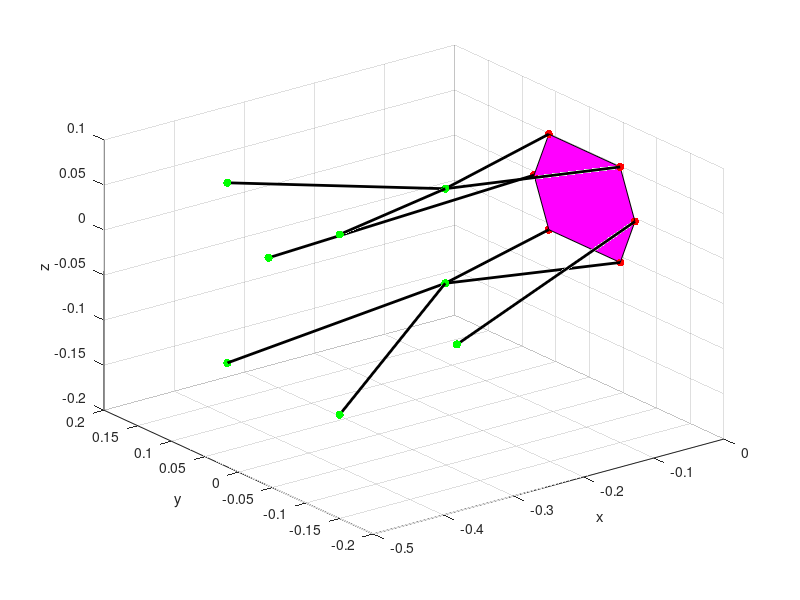

The MATLAB script that drew this image: (Note: this script raises an error after producing the figure.)
%% 3D simulator - debug and draw

% initial positions
figure (11)
Q1_0 = [-0.007; 0.05302; 0.05302];
Q2_0 = [-0.007; 0.05302; -0.05302];

Q3_0 = [-0.007; -0.07498; 0];
Q4_0 = [-0.007; 0.07498; 0];

Q5_0 = [-0.007; -0.05302; 0.05302];
Q6_0 = [-0.007; -0.05302; -0.05302];


theta = [0; 0; 0];
P1 = [-0.436 - 0.1*sin(theta(1)); -0.0835; -1*0.021 + 0.1*cos(theta(1))];
P2 = [-0.436 + 0.1*sin(theta(1)); -0.0835; -1*0.021 - 0.1*cos(theta(1))];

P3 = [-0.323 - 0.140*sin(theta(2)); -0.140*cos(theta(2)); -1*0.0475];
P4 = [-0.323 + 0.140*sin(theta(2)); 0.140*cos(theta(2)); -1*0.0475];

P5 = [-0.436 + 0.1*sin(theta(3)); 0.0835; -1*0.021 + 0.1*cos(theta(3))];
P6 = [-0.436 - 0.1*sin(theta(3)); 0.0835; -1*0.021 - 0.1*cos(theta(3))];

X1 = [-0.2055; 0; 0.0525];
X2 = [-0.2055; 0; -0.0525];

X5 = X1;%[-0.2055; 0; 0.0625];
X6 = X2;%[-0.2055; 0; -0.0625];

all_points = [Q1_0 Q2_0 Q3_0 Q4_0 Q5_0 Q6_0];
scatter3(all_points(1,:), all_points(2,:), all_points(3,:) ,'filled', 'MarkerFaceColor',[1 0 0]);
all_points = [P1 P2 P3 P4 P5 P6 X1 X2 X5 X6];
hold on
scatter3(all_points(1,:), all_points(2,:), all_points(3,:) ,'filled', 'MarkerFaceColor',[0 1 0]);
hold on
line([P1(1),X1(1)],[P1(2),X1(2)],[P1(3),X1(3)],'Color','black', 'LineWidth', 2)
hold on
line([P2(1),X2(1)],[P2(2),X2(2)],[P2(3),X2(3)],'Color','black', 'LineWidth', 2)
hold on
line([X1(1),Q1_0(1)],[X1(2),Q1_0(2)],[X1(3),Q1_0(3)],'Color','black', 'LineWidth', 2)
hold on
line([X2(1),Q2_0(1)],[X2(2),Q2_0(2)],[X2(3),Q2_0(3)],'Color','black', 'LineWidth', 2)
hold on
line([P3(1),Q3_0(1)],[P3(2),Q3_0(2)],[P3(3),Q3_0(3)],'Color','black', 'LineWidth', 2)
hold on
line([P4(1),Q4_0(1)],[P4(2),Q4_0(2)],[P4(3),Q4_0(3)],'Color','black', 'LineWidth', 2)
hold on
line([P5(1),X5(1)],[P5(2),X5(2)],[P5(3),X5(3)],'Color','black', 'LineWidth', 2)
hold on
line([P6(1),X6(1)],[P6(2),X6(2)],[P6(3),X6(3)],'Color','black', 'LineWidth', 2)
hold on
line([X5(1),Q5_0(1)],[X5(2),Q5_0(2)],[X5(3),Q5_0(3)],'Color','black', 'LineWidth', 2)
hold on
line([X6(1),Q6_0(1)],[X6(2),Q6_0(2)],[X6(3),Q6_0(3)],'Color','black', 'LineWidth', 2)
xlabel('x');
ylabel('y');
zlabel('z');

% hexagon
hexagon_Q = [Q1_0 Q5_0 Q3_0 Q6_0 Q2_0 Q4_0];
fill3(hexagon_Q(1,:),hexagon_Q(2,:),hexagon_Q(3,:),'magenta')


% end positions
hold on
all_points = [Qi.Data(:,:,end)];
scatter3(all_points(1,:), all_points(2,:), all_points(3,:) ,'filled', 'MarkerFaceColor',[0 0 1]);
all_points = [Pi.Data(:,:,end) X1 X2 X5 X6];
hold on
scatter3(all_points(1,:), all_points(2,:), all_points(3,:) ,'filled', 'MarkerFaceColor',[0 0.5 0.5]);
P1 = Pi.Data(:,1,end);
P2 = Pi.Data(:,2,end);
P3 = Pi.Data(:,3,end);
P4 = Pi.Data(:,4,end);
P5 = Pi.Data(:,5,end);
P6 = Pi.Data(:,6,end);

Q1_0 = Qi.Data(:,1,end);
Q2_0 = Qi.Data(:,2,end);
Q3_0 = Qi.Data(:,3,end);
Q4_0 = Qi.Data(:,4,end);
Q5_0 = Qi.Data(:,5,end);
Q6_0 = Qi.Data(:,6,end);
hold on
line([P1(1),X1(1)],[P1(2),X1(2)],[P1(3),X1(3)],'Color','black', 'LineWidth', 2)
hold on
line([P2(1),X2(1)],[P2(2),X2(2)],[P2(3),X2(3)],'Color','black', 'LineWidth', 2)
hold on
line([X1(1),Q1_0(1)],[X1(2),Q1_0(2)],[X1(3),Q1_0(3)],'Color','black', 'LineWidth', 2)
hold on
line([X2(1),Q2_0(1)],[X2(2),Q2_0(2)],[X2(3),Q2_0(3)],'Color','black', 'LineWidth', 2)
hold on
line([P3(1),Q3_0(1)],[P3(2),Q3_0(2)],[P3(3),Q3_0(3)],'Color','black', 'LineWidth', 2)
hold on
line([P4(1),Q4_0(1)],[P4(2),Q4_0(2)],[P4(3),Q4_0(3)],'Color','black', 'LineWidth', 2)
hold on
line([P5(1),X5(1)],[P5(2),X5(2)],[P5(3),X5(3)],'Color','black', 'LineWidth', 2)
hold on
line([P6(1),X6(1)],[P6(2),X6(2)],[P6(3),X6(3)],'Color','black', 'LineWidth', 2)
hold on
line([X5(1),Q5_0(1)],[X5(2),Q5_0(2)],[X5(3),Q5_0(3)],'Color','black', 'LineWidth', 2)
hold on
line([X6(1),Q6_0(1)],[X6(2),Q6_0(2)],[X6(3),Q6_0(3)],'Color','black', 'LineWidth', 2)

hexagon_Q = [Q1_0 Q5_0 Q3_0 Q6_0 Q2_0 Q4_0];
fill3(hexagon_Q(1,:),hexagon_Q(2,:),hexagon_Q(3,:),'cyan')
% xlabel('x');
% ylabel('y');
% zlabel('z');


%%

% initial positions
figure (12)

angle_eye = 3*pi/2;
R_eye = [cos(angle_eye) -sin(angle_eye) 0; sin(angle_eye) cos(angle_eye) 0; 0 0 1];

Q1_0 = R_eye*[-0.00965; 0.00884; 0];
Q2_0 = R_eye*[0.01008; 0.0065; 0];

Q3_0 = R_eye*[0.00276; 0.00646; 0.01025];
Q4_0 = R_eye*[0.00176; 0.00685; -0.01022];

Q5_0 = R_eye*[0.00290; -0.008; 0.00882];
Q6_0 = R_eye*[0.008; -0.00918; 0];


theta = [0; 0; 0];
P1 = R_eye*[-0.017; -0.030; 0.001];
P2 = R_eye*[-0.013; -0.034; -0.001];

P3 = R_eye*[-0.015; -0.03176; 0.0036];
P4 = R_eye*[-0.017; -0.03176; -0.0024];

P5 = R_eye*[-0.018; -0.0315; 0.005];
P6 = R_eye*[-0.013; 0.010; -0.01546];

X1 = R_eye*[-0.014; -0.005; 0.00014];
X2 = R_eye*[0.012; -0.008; 0.00033];

X3 = R_eye*[-0.00516; -0.01078; 0.010];
X4 = R_eye*[-0.00516; -0.00878; -0.012];

X5 = R_eye*[-0.01527; 0.011; 0.01175];
X6 = R_eye*[-0.013; 0.010; -0.01546];

all_points = [Q1_0 Q2_0 Q3_0 Q4_0 Q5_0 Q6_0];
scatter3(all_points(1,:), all_points(2,:), all_points(3,:) ,'filled', 'MarkerFaceColor',[1 0 0]);
all_points = [P1 P2 P3 P4 P5 P6 X1 X2 X3 X4 X5 X6];
hold on
scatter3(all_points(1,:), all_points(2,:), all_points(3,:) ,'filled', 'MarkerFaceColor',[0 1 0]);
hold on
line([P1(1),X1(1)],[P1(2),X1(2)],[P1(3),X1(3)],'Color','black', 'LineWidth', 2)
hold on
line([P2(1),X2(1)],[P2(2),X2(2)],[P2(3),X2(3)],'Color','black', 'LineWidth', 2)
hold on
line([X1(1),Q1_0(1)],[X1(2),Q1_0(2)],[X1(3),Q1_0(3)],'Color','black', 'LineWidth', 2)
hold on
line([X2(1),Q2_0(1)],[X2(2),Q2_0(2)],[X2(3),Q2_0(3)],'Color','black', 'LineWidth', 2)
hold on
line([P3(1),X3(1)],[P3(2),X3(2)],[P3(3),X3(3)],'Color','black', 'LineWidth', 2)
hold on
line([P4(1),X4(1)],[P4(2),X4(2)],[P4(3),X4(3)],'Color','black', 'LineWidth', 2)
hold on
line([X3(1),Q3_0(1)],[X3(2),Q3_0(2)],[X3(3),Q3_0(3)],'Color','black', 'LineWidth', 2)
hold on
line([X4(1),Q4_0(1)],[X4(2),Q4_0(2)],[X4(3),Q4_0(3)],'Color','black', 'LineWidth', 2)
hold on
line([P5(1),X5(1)],[P5(2),X5(2)],[P5(3),X5(3)],'Color','black', 'LineWidth', 2)
hold on
line([P6(1),X6(1)],[P6(2),X6(2)],[P6(3),X6(3)],'Color','black', 'LineWidth', 2)
hold on
line([X5(1),Q5_0(1)],[X5(2),Q5_0(2)],[X5(3),Q5_0(3)],'Color','black', 'LineWidth', 2)
hold on
line([X6(1),Q6_0(1)],[X6(2),Q6_0(2)],[X6(3),Q6_0(3)],'Color','black', 'LineWidth', 2)
xlabel('x');
ylabel('y');
zlabel('z');

% hexagon
hexagon_Q = [Q1_0 Q5_0 Q3_0 Q6_0 Q2_0 Q4_0];
fill3(hexagon_Q(1,:),hexagon_Q(2,:),hexagon_Q(3,:),'magenta')

hold on
[x,y,z] = sphere; surf(x*0.012,y*0.012,z*0.012);
axis([-0.04 0.02 -0.04 0.02 -0.03 0.03])

% end positions
% hold on
% all_points = [Qi.Data(:,:,end)];
% scatter3(all_points(1,:), all_points(2,:), all_points(3,:) ,'filled', 'MarkerFaceColor',[0 0 1]);
% all_points = [Pi.Data(:,:,end) X1 X2 X5 X6];
% hold on
% scatter3(all_points(1,:), all_points(2,:), all_points(3,:) ,'filled', 'MarkerFaceColor',[0 0.5 0.5]);
% P1 = Pi.Data(:,1,end);
% P2 = Pi.Data(:,2,end);
% P3 = Pi.Data(:,3,end);
% P4 = Pi.Data(:,4,end);
% P5 = Pi.Data(:,5,end);
% P6 = Pi.Data(:,6,end);
% 
% Q1_0 = Qi.Data(:,1,end);
% Q2_0 = Qi.Data(:,2,end);
% Q3_0 = Qi.Data(:,3,end);
% Q4_0 = Qi.Data(:,4,end);
% Q5_0 = Qi.Data(:,5,end);
% Q6_0 = Qi.Data(:,6,end);
% hold on
% line([P1(1),X1(1)],[P1(2),X1(2)],[P1(3),X1(3)],'Color','black', 'LineWidth', 2)
% hold on
% line([P2(1),X2(1)],[P2(2),X2(2)],[P2(3),X2(3)],'Color','black', 'LineWidth', 2)
% hold on
% line([X1(1),Q1_0(1)],[X1(2),Q1_0(2)],[X1(3),Q1_0(3)],'Color','black', 'LineWidth', 2)
% hold on
% line([X2(1),Q2_0(1)],[X2(2),Q2_0(2)],[X2(3),Q2_0(3)],'Color','black', 'LineWidth', 2)
% hold on
% line([P3(1),Q3_0(1)],[P3(2),Q3_0(2)],[P3(3),Q3_0(3)],'Color','black', 'LineWidth', 2)
% hold on
% line([P4(1),Q4_0(1)],[P4(2),Q4_0(2)],[P4(3),Q4_0(3)],'Color','black', 'LineWidth', 2)
% hold on
% line([P5(1),X5(1)],[P5(2),X5(2)],[P5(3),X5(3)],'Color','black', 'LineWidth', 2)
% hold on
% line([P6(1),X6(1)],[P6(2),X6(2)],[P6(3),X6(3)],'Color','black', 'LineWidth', 2)
% hold on
% line([X5(1),Q5_0(1)],[X5(2),Q5_0(2)],[X5(3),Q5_0(3)],'Color','black', 'LineWidth', 2)
% hold on
% line([X6(1),Q6_0(1)],[X6(2),Q6_0(2)],[X6(3),Q6_0(3)],'Color','black', 'LineWidth', 2)
% 
% hexagon_Q = [Q1_0 Q5_0 Q3_0 Q6_0 Q2_0 Q4_0];
% fill3(hexagon_Q(1,:),hexagon_Q(2,:),hexagon_Q(3,:),'cyan')
% xlabel('x');
% ylabel('y');
% zlabel('z');
